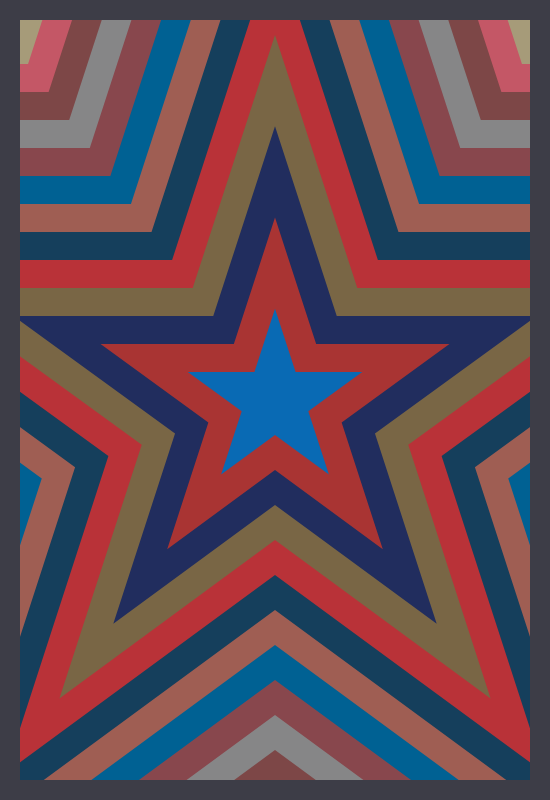
Frame 1 (no input)
Frame 60 (no input): identical to frame 1, image omitted
Frame 120 (the mouse pressed at the canvas centre since frame 60): identical to frame 1, image omitted

The p5.js sketch that drew this single still picture (run headless with seeded random() and noise() and a simulated clock; from frame 60 on, the mouse is pressed at the canvas centre):

// p5.js sketch
// ── sketch.js
var nstars;

function setup() {
	createCanvas(550, 800);	
	nstars = 12;

}

function draw() {

	
	fill(166,155,121);
	stroke(61,61,71);
	strokeWeight(40);
	rect(0,0,width,height);
	
	push();
	noStroke();
	translate(width*0.5,height*0.5);	
	

	for (var i = nstars; i >= 1; i--) {
		if (i == 12) {
			push();
			fill(196,87,102);
			scale(i*1.4);
			star();
			pop();
		}
		if (i == 11){
			push();
			fill(125,71,71);
			scale(i*1.4);
			star();
			pop();
		}
		if (i == 10){
			push();
			fill(134,134,135);
			scale(i*1.4);
			star();
			pop();
		}
		if (i == 9){
			push();
			fill(136,71,77);
			scale(i*1.4);
			star();
			pop();
		}
		if (i == 8){
			push();
			fill(0,97,147);
			scale(i*1.4);
			star();
			pop();
		}
		if (i == 7){
			push();
			fill(159,94,83);
			scale(i*1.4);
			star();
			pop();
		}
		if (i == 6){
			push();
			fill(21,63,92);
			scale(i*1.4);
			star();
			pop();
		}
		if (i == 5){
			push();
			fill(185,50,56);
			scale(i*1.4);
			star();
			pop();
		}
		if (i == 4){
			push();
			fill(121,102,69);
			scale(i*1.4);
			star();
			pop();
		}
		if (i == 3){
			push();
			fill(33,45,94);
			scale(i*1.4);
			star();
			pop();
		}
		if (i == 2){
			push();
			fill(169,52,51);
			scale(i*1.4);
			star();
			pop();
		}
		if (i == 1){
			push();
			fill(9,106,180);
			scale(i*1.4);
			star();
			pop();
		}
		
	}
	pop();

	noFill();
	rect(0,0,width,height);
}

function star() {
	beginShape();
	vertex(-14.7,-20);
	vertex(0,-65.2);
	vertex(14.7,-20);
	vertex(62.3,-20);
	vertex(23.8,8);
	vertex(38.5,53.3);
	vertex(0,25);
	vertex(-38.5,53.3);
	vertex(-23.8,8);
	vertex(-62.3,-20);
	vertex(-14.7,-20);
	endShape();
}

function drawGrid() {
	stroke(200);
	fill(120);
	for (var x=-width; x < width; x+=40) {
		line(x, -height, x, height);
		text(x, x+1, 12);
	}
	for (var y=-height; y < height; y+=40) {
		line(-width, y, width, y);
		text(y, 1, y+12);
	}
}
